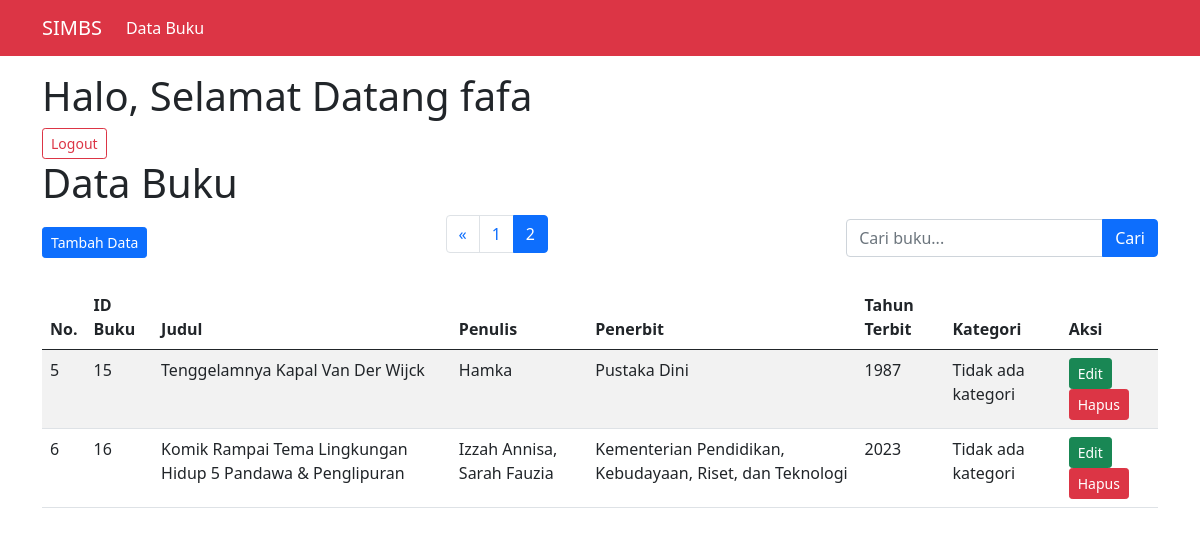
The page /index.php?halaman=2 (signed in) on the database its author committed.
### tables this page shows
CREATE TABLE `buku` (
  `id_buku` int(100) NOT NULL,
  `judul` varchar(255) NOT NULL,
  `penulis` varchar(255) NOT NULL,
  `penerbit` varchar(255) NOT NULL,
  `tahun_terbit` year(4) NOT NULL,
  `id_kategori` int(11) DEFAULT NULL
);

### function.php (called while the page is built, shortened)
<?php
$conn = mysqli_connect("localhost", "root", "", "ujikom");
function query($query)
{
    global $conn;
    $result = mysqli_query($conn, $query);
    $rows = [];
    while ($row = mysqli_fetch_assoc($result)) {
        $rows[] = $row;
    }
    return $rows;
}
?>

### index.php (the view, shortened to what this page needs)
<?php
require("function.php");
$jumlahDataPerHalaman = 4;
$halamanAktif = (isset($_GET["halaman"])) ? (int)$_GET["halaman"] : 1;
$awalData = ($jumlahDataPerHalaman * $halamanAktif) - $jumlahDataPerHalaman;
$keyword = isset($_POST['keyword']) ? trim($_POST['keyword']) : '';
if($keyword != '') {
    $data_buku = search_data($keyword);
    $jumlahData = count($data_buku);
} else {
    $data_buku = query("
    SELECT b.*, k.nama_kategori
    FROM buku b
    LEFT JOIN kategori k ON b.id_kategori = k.id_kategori
    LIMIT $awalData, $jumlahDataPerHalaman
");
    $jumlahData = count(query("SELECT b.*, k.nama_kategori
                              FROM buku b
                              LEFT JOIN kategori k ON b.id_kategori = k.id_kategori"));
}
$jumlahHalaman = ceil($jumlahData / $jumlahDataPerHalaman);
$param_url = $keyword ? "&keyword=" . urlencode($keyword) : "";
?>
<!DOCTYPE html>
<html lang="en">
<head>
    <link href="https://cdn.jsdelivr.net/npm/bootstrap@5.0.2/dist/css/bootstrap.min.css" rel="stylesheet">
</head>
<body>
    <nav class="navbar navbar-expand-lg navbar-light bg-danger">
        <div class="container">
            <a class="navbar-brand text-white" href="#"> SIMBS </a>
            <div class="collapse navbar-collapse" id="navbarSupportedContent">
                <ul class="navbar-nav me-auto mb-2 mb-lg-0">
                    <li class="nav-item">
                        <a class="nav-link active text-white" href="#">Data Buku</a>
                    </li>
                </ul>
            </div>
        </div>
    </nav>
    <section class="p-3">
        <div class="container">
            <h1>Halo, Selamat Datang <?= $_SESSION['username'] ?></h1>
            <a href="logout.php" class="btn btn-outline-danger btn-sm">Logout</a>
            <h1>Data Buku</h1>
            <div class="d-flex justify-content-between align-items-center mb-3">
                <a href="tambah_data.php">
                    <button class="btn btn-primary btn-sm">Tambah Data</button>
                </a>
                <nav aria-label="Page navigation example">
                    <ul class="pagination">
                        <?php if ($halamanAktif > 1) : ?>
                            <li class="page-item">
                                <a class="page-link" href="?halaman=<?= $halamanAktif - 1 ?><?= $param_url ?>">«</a>
                            </li>
                        <?php endif; ?>
                        <?php for ($i = 1; $i <= $jumlahHalaman; $i++) : ?>
                            <?php if ($i == $halamanAktif) : ?>
                                <li class="page-item active">
                                    <a class="page-link" href="?halaman=<?= $i ?><?= $param_url ?>"><?= $i ?></a>
                                </li>
                            <?php else : ?>
                                <li class="page-item">
                                    <a class="page-link" href="?halaman=<?= $i ?><?= $param_url ?>"><?= $i ?></a>
                                </li>
                            <?php endif; ?>
                        <?php endfor; ?>
                    </ul>
                </nav>
                <form class="mb-2" action="" method="POST">
                    <div class="input-group">
                        <input type="text" class="form-control" name="keyword" value="<?= htmlspecialchars($keyword) ?>"
                               placeholder="Cari buku..." autocomplete="off">
                        <button class="btn btn-primary" type="submit" name="tombol_search">
                            Cari
                        </button>
                    </div>
                </form>
            </div>
            <table class="table table-striped table-hover">
                <thead>
                    <tr>
                        <th>No.</th>
                        <th>ID Buku</th>
                        <th>Judul</th>
                        <th>Penulis</th>
                        <th>Penerbit</th>
                        <th>Tahun Terbit</th>
                        <th>Kategori</th>
                        <th>Aksi</th>
                    </tr>
                </thead>
                <tbody>
                    <?php if(empty($data_buku)): ?>
                        <tr>
                            <td colspan="8" class="text-center">Tidak ada data ditemukan</td>
                        </tr>
                    <?php else: ?>
                        <?php $no = ($halamanAktif - 1) * $jumlahDataPerHalaman + 1; ?>
                        <?php foreach ($data_buku as $data): ?>
                            <tr>
                                <td><?= $no ?></td>
                                <td><?= htmlspecialchars($data['id_buku']) ?></td>
                                <td><?= htmlspecialchars($data['judul']) ?></td>
                                <td><?= htmlspecialchars($data['penulis']) ?></td>
                                <td><?= htmlspecialchars($data['penerbit']) ?></td>
                                <td><?= htmlspecialchars($data['tahun_terbit']) ?></td>
                                <td><?= htmlspecialchars($data['nama_kategori'] ?? 'Tidak ada kategori') ?></td>
                                <td>
                                    <a href="ubah_data.php?id=<?= $data['id_buku'] ?>" class="btn btn-success btn-sm">Edit</a>
                                    <a href="hapus_data.php?id=<?= $data['id_buku'] ?>"
                                       class="btn btn-danger btn-sm"
                                       onclick="return confirm('Yakin hapus data?')">Hapus</a>
                                </td>
                            </tr>
                            <?php $no++; ?>
                        <?php endforeach; ?>
                    <?php endif; ?>
                </tbody>
            </table>
        </div>
    </section>
</body>
</html>

### rows shown on the page
buku: id_buku "15", judul "Tenggelamnya Kapal Van Der Wijck", penulis "Hamka", penerbit "Pustaka Dini", tahun_terbit "1987", nama_kategori "Tidak ada kategori"
buku: id_buku "16", judul "Komik Rampai Tema Lingkungan Hidup 5 Pandawa & Penglipuran", penulis "Izzah Annisa, Sarah Fauzia", penerbit "Kementerian Pendidikan, Kebudayaan, Riset, dan Teknologi", tahun_terbit "2023", nama_kategori "Tidak ada kategori"

### other values the page prints
$_SESSION['username'] "fafa"
